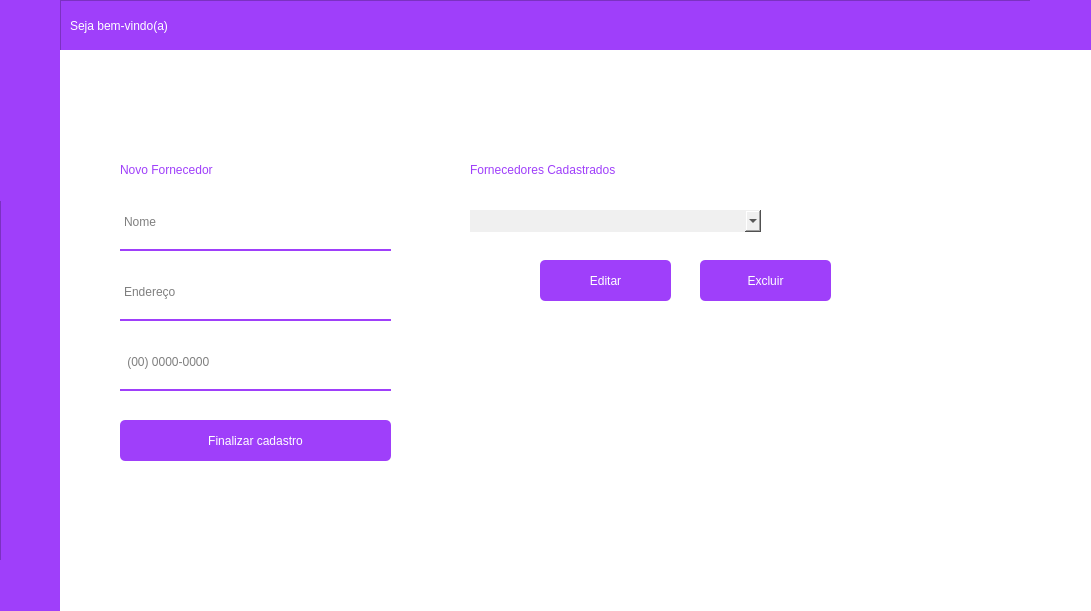
<?xml version="1.0" encoding="UTF-8"?>
<ui version="4.0">
 <class>MainWindow</class>
 <widget class="QMainWindow" name="MainWindow">
  <property name="geometry">
   <rect>
    <x>0</x>
    <y>0</y>
    <width>1091</width>
    <height>611</height>
   </rect>
  </property>
  <property name="minimumSize">
   <size>
    <width>1091</width>
    <height>611</height>
   </size>
  </property>
  <property name="maximumSize">
   <size>
    <width>1091</width>
    <height>611</height>
   </size>
  </property>
  <property name="windowTitle">
   <string>PyStock</string>
  </property>
  <widget class="QWidget" name="centralwidget">
   <widget class="QStackedWidget" name="TelasPrincipais">
    <property name="geometry">
     <rect>
      <x>0</x>
      <y>0</y>
      <width>1091</width>
      <height>611</height>
     </rect>
    </property>
    <property name="minimumSize">
     <size>
      <width>1091</width>
      <height>611</height>
     </size>
    </property>
    <property name="maximumSize">
     <size>
      <width>1091</width>
      <height>611</height>
     </size>
    </property>
    <property name="currentIndex">
     <number>0</number>
    </property>
    <widget class="QWidget" name="Admin">
     <widget class="QFrame" name="frame">
      <property name="geometry">
       <rect>
        <x>0</x>
        <y>0</y>
        <width>61</width>
        <height>611</height>
       </rect>
      </property>
      <property name="styleSheet">
       <string notr="true">background-color: rgb(159, 63, 250);</string>
      </property>
      <property name="frameShape">
       <enum>QFrame::StyledPanel</enum>
      </property>
      <property name="frameShadow">
       <enum>QFrame::Raised</enum>
      </property>
      <widget class="QPushButton" name="btn_home">
       <property name="geometry">
        <rect>
         <x>0</x>
         <y>0</y>
         <width>61</width>
         <height>51</height>
        </rect>
       </property>
       <property name="styleSheet">
        <string notr="true">QPushButton {
border: solid;
}

QPushButton:hover{
border: solid;
	background-color: rgb(159, 103, 250);
}</string>
       </property>
       <property name="text">
        <string/>
       </property>
       <property name="icon">
        <iconset resource="../QRC/file_principal_rc.qrc">
         <normaloff>:/icones/home.png</normaloff>:/icones/home.png</iconset>
       </property>
       <property name="iconSize">
        <size>
         <width>30</width>
         <height>30</height>
        </size>
       </property>
      </widget>
      <widget class="QPushButton" name="btn_configs">
       <property name="geometry">
        <rect>
         <x>0</x>
         <y>560</y>
         <width>61</width>
         <height>51</height>
        </rect>
       </property>
       <property name="styleSheet">
        <string notr="true">QPushButton {
border: solid;
}

QPushButton:hover{
border: solid;
	background-color: rgb(159, 103, 250);
}</string>
       </property>
       <property name="text">
        <string/>
       </property>
       <property name="icon">
        <iconset resource="../QRC/file_principal_rc.qrc">
         <normaloff>:/icones/engrenagem_ico.png</normaloff>:/icones/engrenagem_ico.png</iconset>
       </property>
       <property name="iconSize">
        <size>
         <width>30</width>
         <height>30</height>
        </size>
       </property>
      </widget>
      <widget class="QPushButton" name="btn_colaboradores">
       <property name="geometry">
        <rect>
         <x>0</x>
         <y>50</y>
         <width>61</width>
         <height>51</height>
        </rect>
       </property>
       <property name="styleSheet">
        <string notr="true">QPushButton {
border: solid;
}

QPushButton:hover{
border: solid;
	background-color: rgb(159, 103, 250);
}</string>
       </property>
       <property name="text">
        <string/>
       </property>
       <property name="icon">
        <iconset resource="../QRC/file_principal_rc.qrc">
         <normaloff>:/icones/add_users.png</normaloff>:/icones/add_users.png</iconset>
       </property>
       <property name="iconSize">
        <size>
         <width>50</width>
         <height>35</height>
        </size>
       </property>
      </widget>
      <widget class="QPushButton" name="btn_fornecedores">
       <property name="geometry">
        <rect>
         <x>0</x>
         <y>100</y>
         <width>61</width>
         <height>51</height>
        </rect>
       </property>
       <property name="styleSheet">
        <string notr="true">QPushButton {
border: solid;
}

QPushButton:hover{
border: solid;
	background-color: rgb(159, 103, 250);
}</string>
       </property>
       <property name="text">
        <string/>
       </property>
       <property name="icon">
        <iconset resource="../QRC/file_principal_rc.qrc">
         <normaloff>:/icones/pedidos.png</normaloff>:/icones/pedidos.png</iconset>
       </property>
       <property name="iconSize">
        <size>
         <width>50</width>
         <height>40</height>
        </size>
       </property>
      </widget>
      <widget class="QPushButton" name="btn_pedidos">
       <property name="geometry">
        <rect>
         <x>0</x>
         <y>150</y>
         <width>61</width>
         <height>51</height>
        </rect>
       </property>
       <property name="styleSheet">
        <string notr="true">QPushButton {
border: solid;
}

QPushButton:hover{
border: solid;
	background-color: rgb(159, 103, 250);
}</string>
       </property>
       <property name="text">
        <string/>
       </property>
       <property name="icon">
        <iconset resource="../QRC/file_principal_rc.qrc">
         <normaloff>:/icones/pedidos2.png</normaloff>:/icones/pedidos2.png</iconset>
       </property>
       <property name="iconSize">
        <size>
         <width>65</width>
         <height>40</height>
        </size>
       </property>
      </widget>
     </widget>
     <widget class="QFrame" name="frame_2">
      <property name="geometry">
       <rect>
        <x>60</x>
        <y>0</y>
        <width>1041</width>
        <height>51</height>
       </rect>
      </property>
      <property name="styleSheet">
       <string notr="true">background-color: rgb(159, 63, 250);</string>
      </property>
      <property name="frameShape">
       <enum>QFrame::StyledPanel</enum>
      </property>
      <property name="frameShadow">
       <enum>QFrame::Raised</enum>
      </property>
      <widget class="QPushButton" name="btn_voltar">
       <property name="geometry">
        <rect>
         <x>970</x>
         <y>0</y>
         <width>61</width>
         <height>51</height>
        </rect>
       </property>
       <property name="styleSheet">
        <string notr="true">QPushButton {
border: solid;
}

QPushButton:hover{
border: solid;
	background-color: rgb(159, 103, 250);
}</string>
       </property>
       <property name="text">
        <string/>
       </property>
       <property name="icon">
        <iconset resource="../QRC/file_principal_rc.qrc">
         <normaloff>:/icones/sair.png</normaloff>:/icones/sair.png</iconset>
       </property>
       <property name="iconSize">
        <size>
         <width>70</width>
         <height>200</height>
        </size>
       </property>
      </widget>
      <widget class="QLabel" name="label_2">
       <property name="geometry">
        <rect>
         <x>10</x>
         <y>10</y>
         <width>151</width>
         <height>31</height>
        </rect>
       </property>
       <property name="styleSheet">
        <string notr="true">color: white;
font: 12pt &quot;Montserrat&quot;;</string>
       </property>
       <property name="text">
        <string>Seja bem-vindo(a)</string>
       </property>
      </widget>
     </widget>
     <widget class="QStackedWidget" name="stackedWidget">
      <property name="geometry">
       <rect>
        <x>60</x>
        <y>50</y>
        <width>1031</width>
        <height>561</height>
       </rect>
      </property>
      <property name="styleSheet">
       <string notr="true">background-color: rgb(255, 255, 255);</string>
      </property>
      <property name="currentIndex">
       <number>1</number>
      </property>
      <widget class="QWidget" name="page">
       <widget class="QLabel" name="label">
        <property name="geometry">
         <rect>
          <x>260</x>
          <y>30</y>
          <width>481</width>
          <height>461</height>
         </rect>
        </property>
        <property name="styleSheet">
         <string notr="true">background-image: url(:/icones/logo.png);</string>
        </property>
        <property name="text">
         <string/>
        </property>
       </widget>
       <widget class="QStackedWidget" name="funcoes">
        <property name="geometry">
         <rect>
          <x>0</x>
          <y>0</y>
          <width>1031</width>
          <height>561</height>
         </rect>
        </property>
        <widget class="QWidget" name="home">
         <widget class="QFrame" name="frame_3">
          <property name="geometry">
           <rect>
            <x>560</x>
            <y>40</y>
            <width>441</width>
            <height>481</height>
           </rect>
          </property>
          <property name="styleSheet">
           <string notr="true">background-color: #9f3ffa;
border-radius: 5px;</string>
          </property>
          <property name="frameShape">
           <enum>QFrame::StyledPanel</enum>
          </property>
          <property name="frameShadow">
           <enum>QFrame::Raised</enum>
          </property>
          <widget class="QLabel" name="label_6">
           <property name="geometry">
            <rect>
             <x>110</x>
             <y>30</y>
             <width>221</width>
             <height>41</height>
            </rect>
           </property>
           <property name="styleSheet">
            <string notr="true">color: white;
font: 20pt &quot;Montserrat&quot;;</string>
           </property>
           <property name="text">
            <string>Últimas Notícias</string>
           </property>
          </widget>
          <widget class="QLabel" name="label_12">
           <property name="geometry">
            <rect>
             <x>90</x>
             <y>240</y>
             <width>341</width>
             <height>51</height>
            </rect>
           </property>
           <property name="styleSheet">
            <string notr="true">color: white;
font: 10pt &quot;Montserrat&quot;;</string>
           </property>
           <property name="text">
            <string>Tem alguma sugestão do que podemos melhorar?
Se sim, deixe sua sugestão com o rh.</string>
           </property>
          </widget>
          <widget class="QLabel" name="label_11">
           <property name="geometry">
            <rect>
             <x>15</x>
             <y>240</y>
             <width>61</width>
             <height>61</height>
            </rect>
           </property>
           <property name="styleSheet">
            <string notr="true"/>
           </property>
           <property name="text">
            <string/>
           </property>
           <property name="pixmap">
            <pixmap resource="../QRC/file_principal_rc.qrc">:/icones/sugestões.png</pixmap>
           </property>
           <property name="scaledContents">
            <bool>true</bool>
           </property>
          </widget>
          <widget class="QLabel" name="label_9">
           <property name="geometry">
            <rect>
             <x>10</x>
             <y>160</y>
             <width>71</width>
             <height>71</height>
            </rect>
           </property>
           <property name="styleSheet">
            <string notr="true"/>
           </property>
           <property name="text">
            <string/>
           </property>
           <property name="pixmap">
            <pixmap resource="../QRC/file_principal_rc.qrc">:/icones/ambiente.png</pixmap>
           </property>
           <property name="scaledContents">
            <bool>true</bool>
           </property>
          </widget>
          <widget class="QLabel" name="label_8">
           <property name="geometry">
            <rect>
             <x>90</x>
             <y>100</y>
             <width>341</width>
             <height>51</height>
            </rect>
           </property>
           <property name="styleSheet">
            <string notr="true">color: white;
font: 10pt &quot;Montserrat&quot;;</string>
           </property>
           <property name="text">
            <string>Não recebeu seu passe? Entre em contato com o rh
via e-mail ou faça um chamado.</string>
           </property>
          </widget>
          <widget class="QLabel" name="label_7">
           <property name="geometry">
            <rect>
             <x>10</x>
             <y>90</y>
             <width>71</width>
             <height>71</height>
            </rect>
           </property>
           <property name="styleSheet">
            <string notr="true"/>
           </property>
           <property name="text">
            <string/>
           </property>
           <property name="pixmap">
            <pixmap resource="../QRC/file_principal_rc.qrc">:/icones/onibus.png</pixmap>
           </property>
           <property name="scaledContents">
            <bool>true</bool>
           </property>
          </widget>
          <widget class="QLabel" name="label_10">
           <property name="geometry">
            <rect>
             <x>90</x>
             <y>170</y>
             <width>341</width>
             <height>51</height>
            </rect>
           </property>
           <property name="styleSheet">
            <string notr="true">color: white;
font: 10pt &quot;Montserrat&quot;;</string>
           </property>
           <property name="text">
            <string>Use a vontade nossos ambientes de descontração!</string>
           </property>
          </widget>
          <widget class="QLabel" name="label_13">
           <property name="geometry">
            <rect>
             <x>70</x>
             <y>230</y>
             <width>311</width>
             <height>311</height>
            </rect>
           </property>
           <property name="styleSheet">
            <string notr="true"/>
           </property>
           <property name="text">
            <string/>
           </property>
           <property name="pixmap">
            <pixmap resource="../QRC/file_principal_rc.qrc">:/icones/logo_branco.png</pixmap>
           </property>
           <property name="scaledContents">
            <bool>true</bool>
           </property>
          </widget>
          <zorder>label_6</zorder>
          <zorder>label_9</zorder>
          <zorder>label_8</zorder>
          <zorder>label_7</zorder>
          <zorder>label_10</zorder>
          <zorder>label_13</zorder>
          <zorder>label_12</zorder>
          <zorder>label_11</zorder>
         </widget>
         <widget class="QLabel" name="label_3">
          <property name="geometry">
           <rect>
            <x>40</x>
            <y>200</y>
            <width>481</width>
            <height>131</height>
           </rect>
          </property>
          <property name="styleSheet">
           <string notr="true">color: #9f3ffa;
font: 28pt &quot;Montserrat&quot;;</string>
          </property>
          <property name="text">
           <string>PyStock - A melhor forma
de gerenciar estoque!</string>
          </property>
         </widget>
        </widget>
        <widget class="QWidget" name="page_4"/>
       </widget>
      </widget>
      <widget class="QWidget" name="page_3">
       <widget class="QLabel" name="label_14">
        <property name="geometry">
         <rect>
          <x>60</x>
          <y>110</y>
          <width>231</width>
          <height>20</height>
         </rect>
        </property>
        <property name="styleSheet">
         <string notr="true">color: #9f3ffa;
font: 16pt &quot;Montserrat&quot;;</string>
        </property>
        <property name="text">
         <string>Novo Fornecedor</string>
        </property>
       </widget>
       <widget class="QLineEdit" name="lineEdit_7">
        <property name="geometry">
         <rect>
          <x>60</x>
          <y>150</y>
          <width>271</width>
          <height>51</height>
         </rect>
        </property>
        <property name="styleSheet">
         <string notr="true">background-color: rgba(0, 0 , 0, 0);
border: 2px solid rgba(0,0,0,0);
border-bottom-color: rgb(159, 63, 250);
color: rgb(0,0,0);
padding-bottom: 8px;
border-radius: 0px;
font: 10pt &quot;Montserrat&quot;;</string>
        </property>
        <property name="text">
         <string/>
        </property>
        <property name="placeholderText">
         <string>Nome</string>
        </property>
       </widget>
       <widget class="QLineEdit" name="lineEdit_8">
        <property name="geometry">
         <rect>
          <x>60</x>
          <y>220</y>
          <width>271</width>
          <height>51</height>
         </rect>
        </property>
        <property name="styleSheet">
         <string notr="true">background-color: rgba(0, 0 , 0, 0);
border: 2px solid rgba(0,0,0,0);
border-bottom-color: rgb(159, 63, 250);
color: rgb(0,0,0);
padding-bottom: 8px;
border-radius: 0px;
font: 10pt &quot;Montserrat&quot;;</string>
        </property>
        <property name="text">
         <string/>
        </property>
        <property name="placeholderText">
         <string>Endereço</string>
        </property>
       </widget>
       <widget class="QLineEdit" name="lineEdit_9">
        <property name="geometry">
         <rect>
          <x>60</x>
          <y>290</y>
          <width>271</width>
          <height>51</height>
         </rect>
        </property>
        <property name="styleSheet">
         <string notr="true">background-color: rgba(0, 0 , 0, 0);
border: 2px solid rgba(0,0,0,0);
border-bottom-color: rgb(159, 63, 250);
color: rgb(0,0,0);
padding-bottom: 8px;
border-radius: 0px;
font: 10pt &quot;Montserrat&quot;;</string>
        </property>
        <property name="text">
         <string/>
        </property>
        <property name="placeholderText">
         <string> (00) 0000-0000</string>
        </property>
       </widget>
       <widget class="QPushButton" name="pushButton_3">
        <property name="geometry">
         <rect>
          <x>60</x>
          <y>370</y>
          <width>271</width>
          <height>41</height>
         </rect>
        </property>
        <property name="styleSheet">
         <string notr="true">QPushButton {
border: 2px;
background-color: rgb(159, 63, 250);
color: white;
border-radius: 5px;
font: 10pt &quot;Montserrat&quot;;
outline: 0;
}

QPushButton:hover {
	background-color: rgb(197, 62, 255);
}
</string>
        </property>
        <property name="text">
         <string>Finalizar cadastro</string>
        </property>
       </widget>
       <widget class="QLabel" name="label_15">
        <property name="geometry">
         <rect>
          <x>410</x>
          <y>110</y>
          <width>291</width>
          <height>20</height>
         </rect>
        </property>
        <property name="styleSheet">
         <string notr="true">color: #9f3ffa;
font: 16pt &quot;Montserrat&quot;;</string>
        </property>
        <property name="text">
         <string>Fornecedores Cadastrados</string>
        </property>
       </widget>
       <widget class="QComboBox" name="comboBox">
        <property name="geometry">
         <rect>
          <x>410</x>
          <y>160</y>
          <width>291</width>
          <height>22</height>
         </rect>
        </property>
        <property name="styleSheet">
         <string notr="true">background-color: #F0F0F0;
border: solid;</string>
        </property>
       </widget>
       <widget class="QPushButton" name="pushButton_4">
        <property name="geometry">
         <rect>
          <x>480</x>
          <y>210</y>
          <width>131</width>
          <height>41</height>
         </rect>
        </property>
        <property name="styleSheet">
         <string notr="true">QPushButton {
border: 2px;
background-color: rgb(159, 63, 250);
color: white;
border-radius: 5px;
font: 10pt &quot;Montserrat&quot;;
outline: 0;
}

QPushButton:hover {
	background-color: rgb(197, 62, 255);
}
</string>
        </property>
        <property name="text">
         <string>Editar</string>
        </property>
       </widget>
       <widget class="QPushButton" name="pushButton_9">
        <property name="geometry">
         <rect>
          <x>640</x>
          <y>210</y>
          <width>131</width>
          <height>41</height>
         </rect>
        </property>
        <property name="styleSheet">
         <string notr="true">QPushButton {
border: 2px;
background-color: rgb(159, 63, 250);
color: white;
border-radius: 5px;
font: 10pt &quot;Montserrat&quot;;
outline: 0;
}

QPushButton:hover {
	background-color:rgb(255, 17, 49);
}
</string>
        </property>
        <property name="text">
         <string>Excluir</string>
        </property>
       </widget>
      </widget>
      <widget class="QWidget" name="page_2">
       <widget class="QLabel" name="label_4">
        <property name="geometry">
         <rect>
          <x>250</x>
          <y>40</y>
          <width>551</width>
          <height>41</height>
         </rect>
        </property>
        <property name="styleSheet">
         <string notr="true">font: 30pt &quot;Montserrat&quot;;
color: #9f3ffa;
</string>
        </property>
        <property name="text">
         <string>Cadastro de Colaboradores</string>
        </property>
       </widget>
       <widget class="QRadioButton" name="radioButton">
        <property name="geometry">
         <rect>
          <x>750</x>
          <y>368</y>
          <width>82</width>
          <height>17</height>
         </rect>
        </property>
        <property name="styleSheet">
         <string notr="true">outline: 0;</string>
        </property>
        <property name="text">
         <string>Admin</string>
        </property>
       </widget>
       <widget class="QRadioButton" name="radioButton_2">
        <property name="geometry">
         <rect>
          <x>640</x>
          <y>368</y>
          <width>82</width>
          <height>17</height>
         </rect>
        </property>
        <property name="styleSheet">
         <string notr="true">color: rgb(0,0,0);
border: solid rgb(159, 63, 250);</string>
        </property>
        <property name="text">
         <string>Colaborador</string>
        </property>
       </widget>
       <widget class="QLineEdit" name="lineEdit_4">
        <property name="geometry">
         <rect>
          <x>640</x>
          <y>160</y>
          <width>271</width>
          <height>51</height>
         </rect>
        </property>
        <property name="styleSheet">
         <string notr="true">background-color: rgba(0, 0 , 0, 0);
border: 2px solid rgba(0,0,0,0);
border-bottom-color: rgb(159, 63, 250);
color: rgb(0,0,0);
padding-bottom: 8px;
border-radius: 0px;
font: 10pt &quot;Montserrat&quot;;</string>
        </property>
        <property name="placeholderText">
         <string>Nome Completo</string>
        </property>
       </widget>
       <widget class="QLineEdit" name="lineEdit_5">
        <property name="geometry">
         <rect>
          <x>640</x>
          <y>230</y>
          <width>271</width>
          <height>51</height>
         </rect>
        </property>
        <property name="styleSheet">
         <string notr="true">background-color: rgba(0, 0 , 0, 0);
border: 2px solid rgba(0,0,0,0);
border-bottom-color: rgb(159, 63, 250);
color: rgb(0,0,0);
padding-bottom: 8px;
border-radius: 0px;
font: 10pt &quot;Montserrat&quot;;</string>
        </property>
        <property name="text">
         <string/>
        </property>
        <property name="placeholderText">
         <string>Login</string>
        </property>
       </widget>
       <widget class="QLineEdit" name="lineEdit_6">
        <property name="geometry">
         <rect>
          <x>640</x>
          <y>300</y>
          <width>271</width>
          <height>51</height>
         </rect>
        </property>
        <property name="styleSheet">
         <string notr="true">background-color: rgba(0, 0 , 0, 0);
border: 2px solid rgba(0,0,0,0);
border-bottom-color: rgb(159, 63, 250);
color: rgb(0,0,0);
padding-bottom: 8px;
border-radius: 0px;
font: 10pt &quot;Montserrat&quot;;</string>
        </property>
        <property name="echoMode">
         <enum>QLineEdit::Password</enum>
        </property>
        <property name="placeholderText">
         <string>Senha</string>
        </property>
       </widget>
       <widget class="QPushButton" name="pushButton_2">
        <property name="geometry">
         <rect>
          <x>640</x>
          <y>400</y>
          <width>271</width>
          <height>41</height>
         </rect>
        </property>
        <property name="styleSheet">
         <string notr="true">QPushButton {
border: 2px;
background-color: rgb(159, 63, 250);
color: white;
border-radius: 5px;
font: 10pt &quot;Montserrat&quot;;
outline: 0;
}

QPushButton:hover {
	background-color: rgb(197, 62, 255);
}
</string>
        </property>
        <property name="text">
         <string>Efetuar Cadastro</string>
        </property>
       </widget>
       <widget class="QLabel" name="label_5">
        <property name="geometry">
         <rect>
          <x>50</x>
          <y>110</y>
          <width>531</width>
          <height>401</height>
         </rect>
        </property>
        <property name="text">
         <string/>
        </property>
        <property name="pixmap">
         <pixmap resource="../QRC/file_principal_rc.qrc">:/icones/undraw_secure_login_pdn4.png</pixmap>
        </property>
        <property name="scaledContents">
         <bool>true</bool>
        </property>
       </widget>
       <widget class="QPushButton" name="pushButton">
        <property name="geometry">
         <rect>
          <x>920</x>
          <y>336</y>
          <width>30</width>
          <height>31</height>
         </rect>
        </property>
        <property name="styleSheet">
         <string notr="true">QPushButton {
	background-image: url(:/icones/ver senha.png);
	border: 0px;
	outline: 0;
}

QPushButton:hover {
	background-image: url(:/icones/ver senha hover.png);
}</string>
        </property>
        <property name="text">
         <string/>
        </property>
       </widget>
       <zorder>label_5</zorder>
       <zorder>label_4</zorder>
       <zorder>radioButton</zorder>
       <zorder>radioButton_2</zorder>
       <zorder>lineEdit_4</zorder>
       <zorder>lineEdit_5</zorder>
       <zorder>lineEdit_6</zorder>
       <zorder>pushButton_2</zorder>
       <zorder>pushButton</zorder>
      </widget>
     </widget>
    </widget>
    <widget class="QWidget" name="Colaborador"/>
   </widget>
  </widget>
 </widget>
 <resources>
  <include location="../QRC/file_principal_rc.qrc"/>
 </resources>
 <connections/>
</ui>
